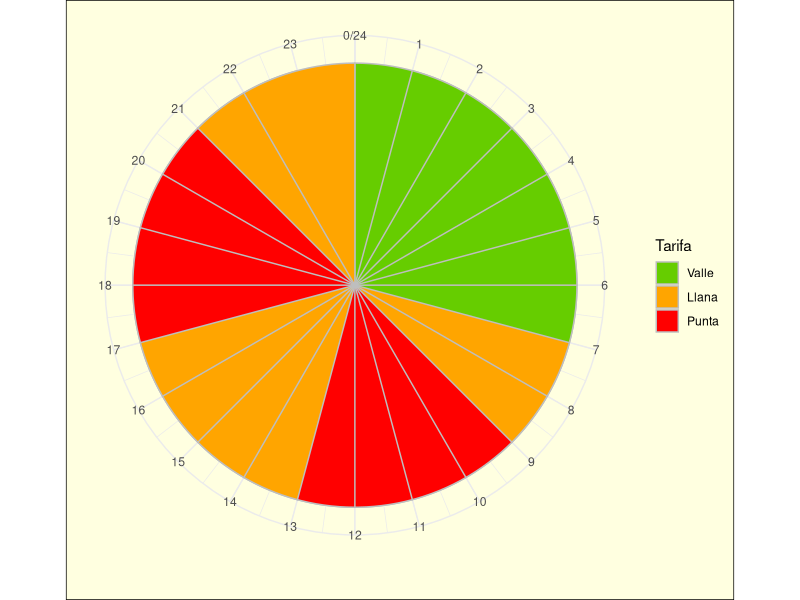

Write R code to recreate this figure.
# Second take
# Code from https://stackoverflow.com/questions/18648115/circular-time-plots-in-r-with-stacked-rose

horas <- read.csv("tramos2.csv",
                  header = TRUE)

# Reordering factor levels for a nicer plot legend
horas$Tarifa <- factor(horas$Tarifa, levels = c("Valle", "Llana", "Punta"))

library('ggplot2')

p <- ggplot(horas, aes(x = Hora, y = 1, fill = Tarifa)) +
  geom_bar(width = 2, colour = 'grey', stat = 'identity') +
  theme_minimal() +
  theme(axis.text.y = element_blank(),
        axis.title.y = element_blank(),
        plot.background = element_rect(fill = "lightyellow")) + # Background colour
  scale_fill_manual(values = c("chartreuse3", "orange", "red")) + # Colours for factors
  coord_polar(start = 0) +
  scale_x_continuous("", limits = c(0,24), breaks = seq(0,24), labels = seq(0,24))

p
